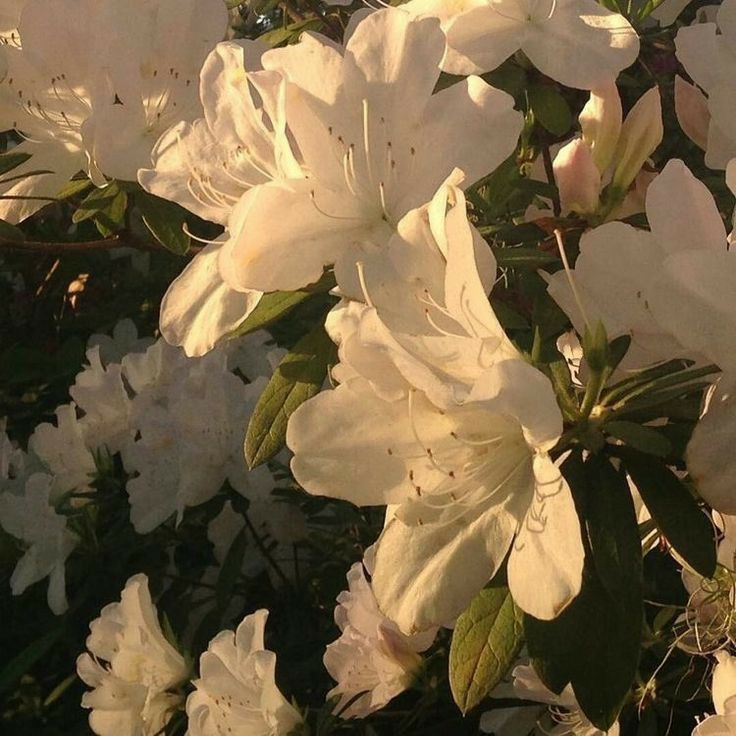
#> input picture flowers.jpg, 736 x 736 px
$ jupyter execute task1.ipynb
#> lines starting #> are read from the running program, lines starting #| are printed output that depends on the picture; after the words box and inside, x2 and y2 are one past the last pixel; in counts of white or black regions, pixels touching at a corner belong together
[cell 1]
import numpy as np
import cv2
import matplotlib.pyplot as plt

[cell 2]
image = cv2.imread('flowers.jpg', 0)
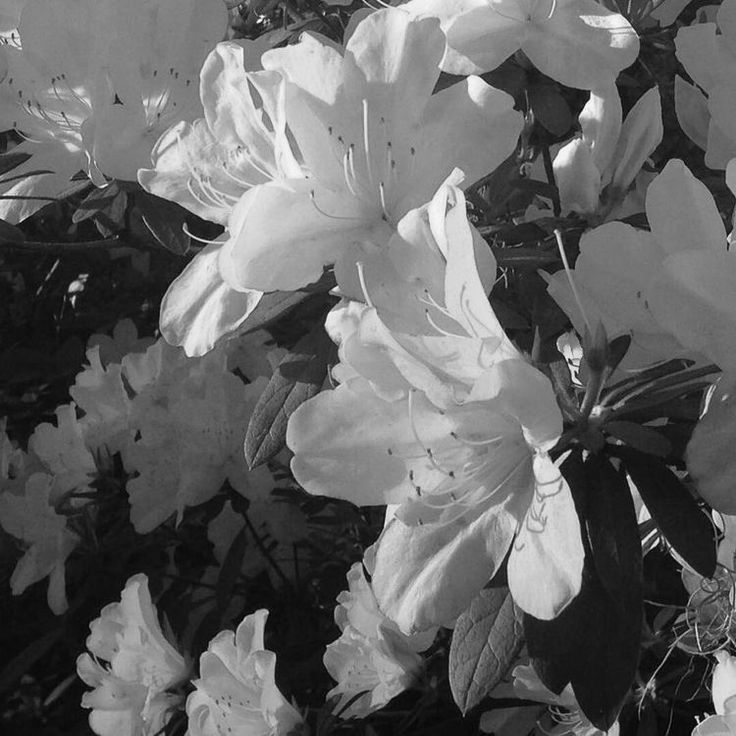
#> image: shape (736, 736); min 0, max 255, mean 100

[cell 3]
plt.imshow(image, cmap='gray')

[cell 4]
histSize = 256
histRange = (0, 256)
accumulate = False

one_hist = cv2.calcHist([image], [0], None, [histSize], histRange, accumulate=accumulate)
#> one_hist = 256 values, max 7555 at index 22, min 0 at index 252, mean 2116

[cell 5]
plt.plot(one_hist)
#> figure, not shown here; curve peaks at x = 22, y = 7555

[cell 6]
def adjust_gamma(image, gamma=1.0):
#> called with gamma = 0.5
    table = np.array([((i / 255.0) ** gamma) * 255 for i in np.arange(0, 256)]).astype("uint8")
    return cv2.LUT(image, table)

gamma_light = adjust_gamma(image, gamma=0.5)
gamma_dark = adjust_gamma(image, gamma=2.0)
#> call 2 of adjust_gamma, with gamma = 2
#> in adjust_gamma (call 2), `return cv2.LUT(image, table)`:
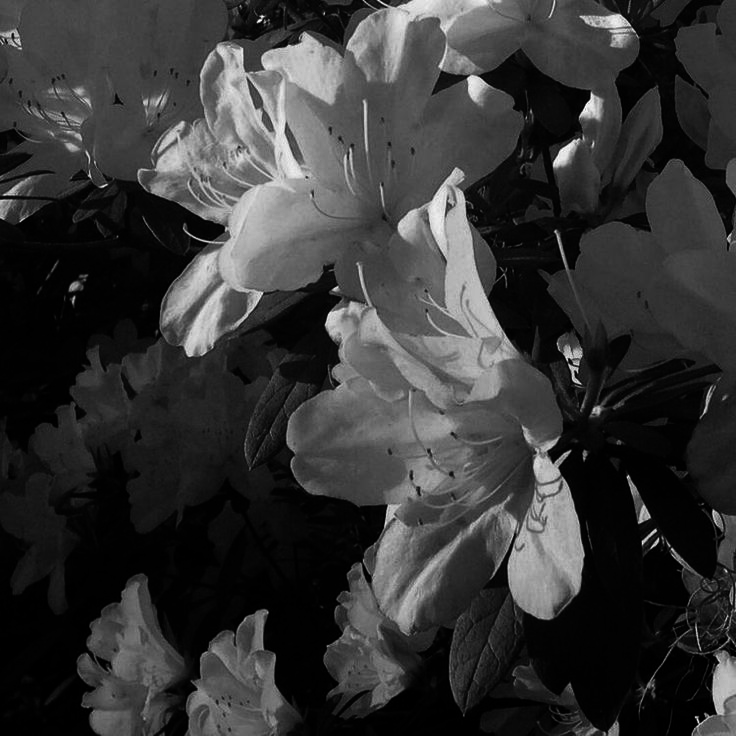
#> returned value: shape (736, 736); min 0, max 255, mean 53.1

plt.figure(figsize=(15, 5))
plt.subplot(1, 3, 1), plt.imshow(image, cmap='gray'), plt.title('Оригинал')
plt.subplot(1, 3, 2), plt.imshow(gamma_light, cmap='gray'), plt.title('Gamma = 0.5 (Светлее)')
plt.subplot(1, 3, 3), plt.imshow(gamma_dark, cmap='gray'), plt.title('Gamma = 2.0 (Темнее)')
plt.show()

[cell 7]
from skimage.metrics import structural_similarity as ssim
from skimage.metrics import mean_squared_error as mse

mse_light = mse(image, gamma_light)
#> mse_light = 2676.8
ssim_light = ssim(image, gamma_light)
#> ssim_light = 0.807

mse_dark = mse(image, gamma_dark)
#> mse_dark = 2488.9
ssim_dark = ssim(image, gamma_dark)
#> ssim_dark = 0.586

print(f"Сравнение с Gamma=0.5: MSE = {mse_light:.2f}, SSIM = {ssim_light:.4f}")
#| Сравнение с Gamma=0.5: MSE = 2676.81, SSIM = 0.8074
print(f"Сравнение с Gamma=2.0: MSE = {mse_dark:.2f}, SSIM = {ssim_dark:.4f}")
#| Сравнение с Gamma=2.0: MSE = 2488.88, SSIM = 0.5864

from skimage.metrics import structural_similarity
(score, diff) = structural_similarity(image, gamma_light, full=True)
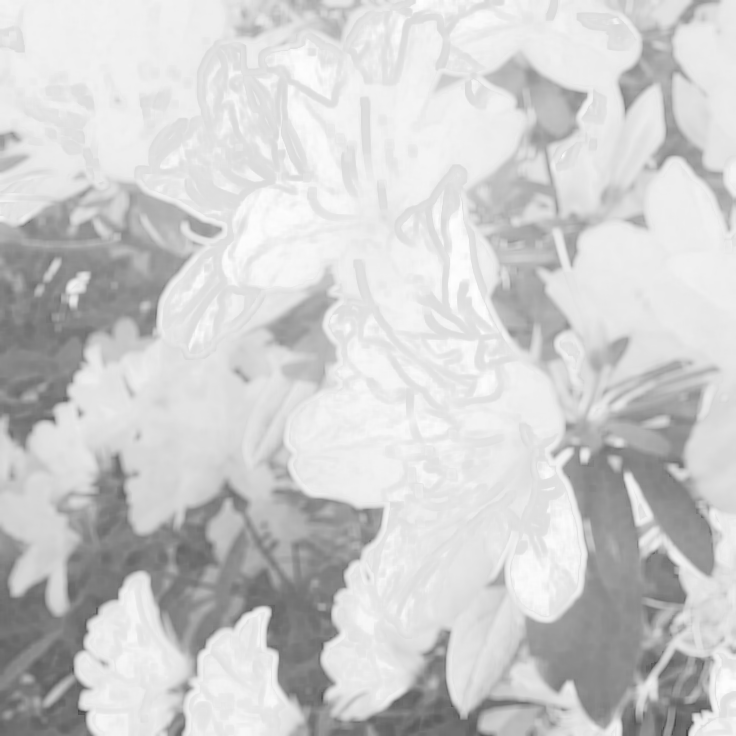
#> diff: shape (736, 736) float64; min 0.268, max 0.998, mean 0.807
#> score = 0.807
diff = (diff * 255).astype("uint8")
plt.imshow(diff, cmap='gray')
plt.title('Карта различий (SSIM)')
plt.show()

[cell 8]
eq_gray = cv2.equalizeHist(image)
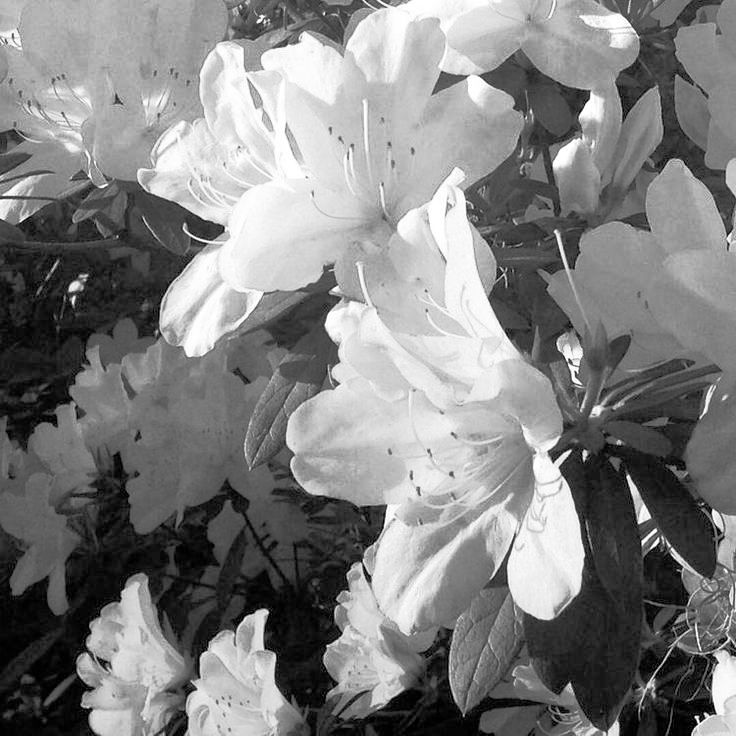
#> eq_gray: shape (736, 736); min 0, max 255, mean 128.2

plt.figure(figsize=(12, 6))
plt.subplot(1, 2, 1), plt.imshow(image, cmap='gray'), plt.title('Оригинал')
plt.subplot(1, 2, 2), plt.imshow(eq_gray, cmap='gray'), plt.title('Эквализация гистограммы')
plt.show()

eq_hist = cv2.calcHist([eq_gray], [0], None, [256], [0, 256])
#> eq_hist = 256 values, max 7555 at index 27, min 0 at index 4, mean 2116
plt.plot(eq_hist)
plt.title('Гистограмма после эквализации')
plt.show()
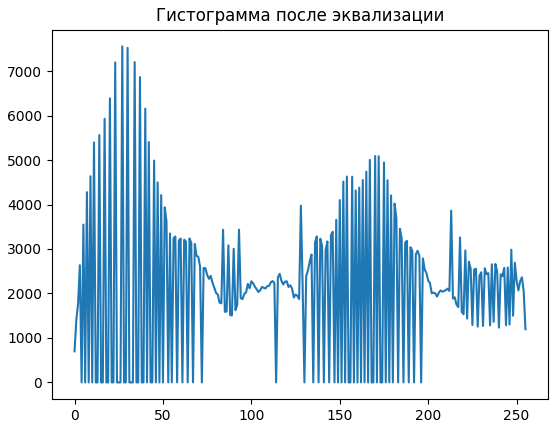
#> figure drawn by matplotlib, 1 panel; curve peaks at x = 27, y = 7555

[cell 9]
ret, thresh_50 = cv2.threshold(image, 50, 255, cv2.THRESH_BINARY)
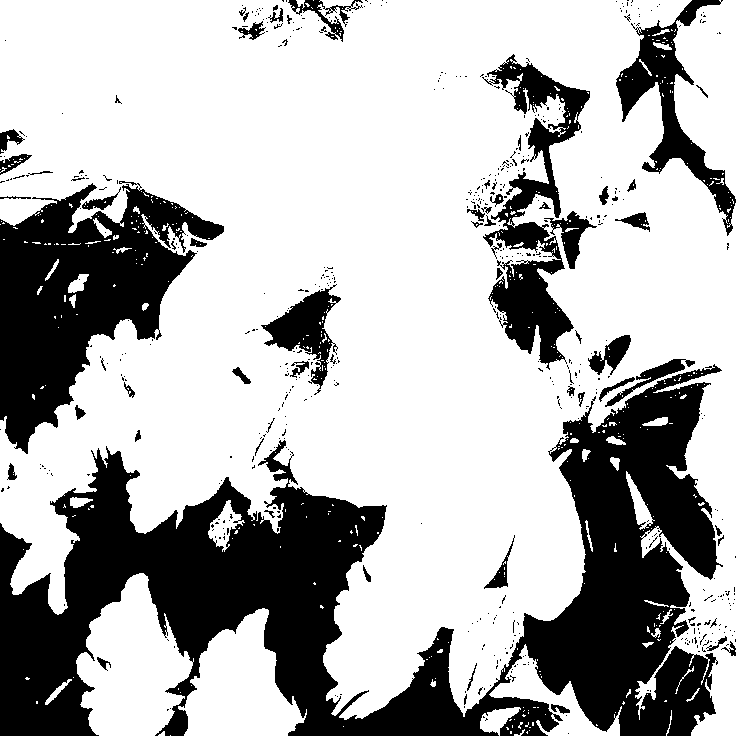
#> thresh_50: shape (736, 736); 69.7% white; 550 black regions (486 under 20 px), largest, box (x1, y1, x2, y2) and area: (0, 364, 723, 736) 105322, (0, 181, 224, 454) 28687, (482, 54, 590, 370) 11258
ret, thresh_127 = cv2.threshold(image, 127, 255, cv2.THRESH_BINARY)
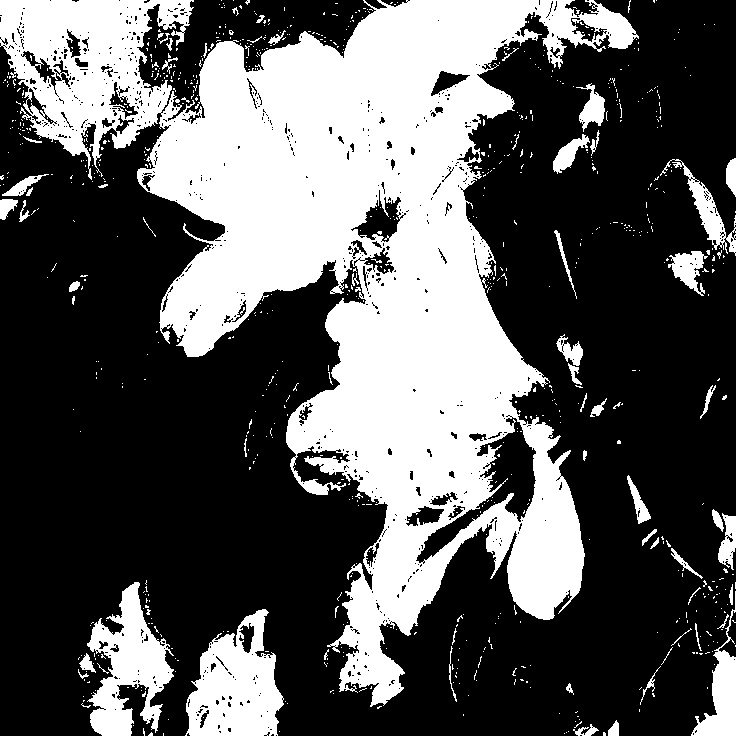
#> thresh_127: shape (736, 736); 35.3% white; 803 white regions (742 under 20 px), largest, box (x1, y1, x2, y2) and area: (0, 0, 639, 707) 163009, (185, 609, 284, 736) 7833, (87, 582, 174, 736) 6621
ret, thresh_200 = cv2.threshold(image, 200, 255, cv2.THRESH_BINARY)
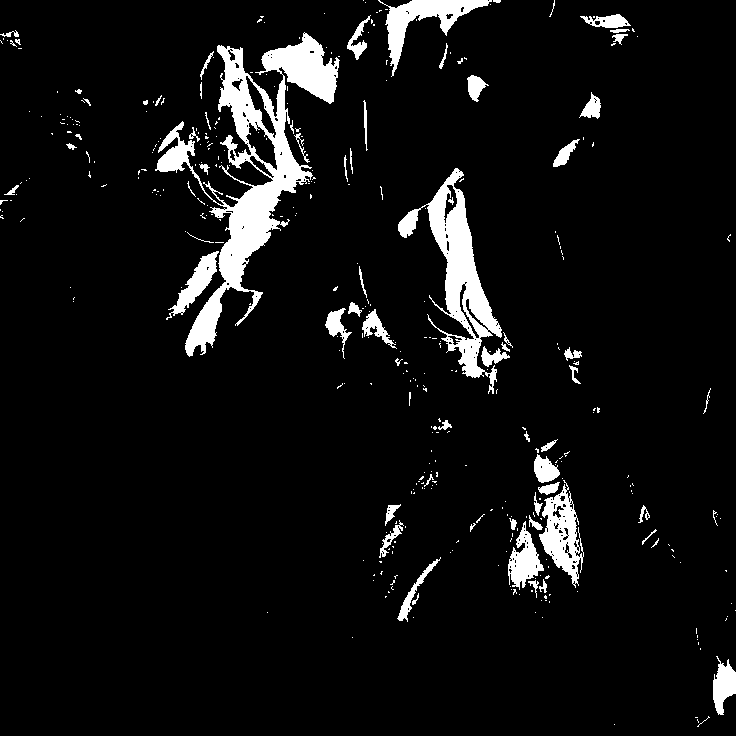
#> thresh_200: shape (736, 736); 6.6% white; 379 white regions (309 under 20 px), largest, box (x1, y1, x2, y2) and area: (155, 32, 340, 357) 13971, (398, 168, 502, 394) 6385, (378, 0, 492, 77) 2339

plt.figure(figsize=(15, 5))
plt.subplot(1, 3, 1), plt.imshow(thresh_50, cmap='gray'), plt.title('Порог = 50')
plt.subplot(1, 3, 2), plt.imshow(thresh_127, cmap='gray'), plt.title('Порог = 127')
plt.subplot(1, 3, 3), plt.imshow(thresh_200, cmap='gray'), plt.title('Порог = 200')
plt.show()

ret, thresh_trunc = cv2.threshold(image, 127, 255, cv2.THRESH_TRUNC)
ret, thresh_tozero = cv2.threshold(image, 127, 255, cv2.THRESH_TOZERO)
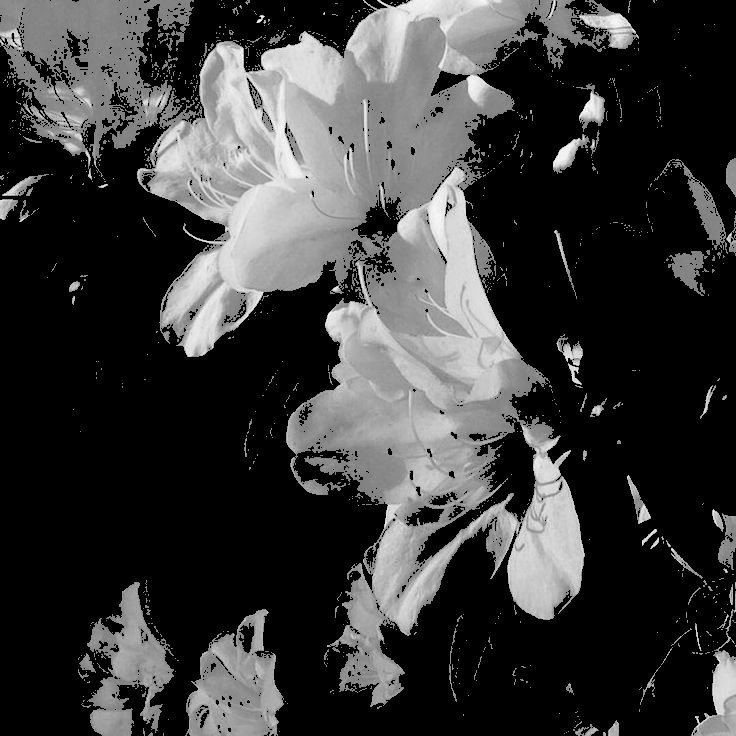
#> thresh_tozero: shape (736, 736); min 0, max 255, mean 58.6

plt.figure(figsize=(12, 6))
plt.subplot(1, 2, 1), plt.imshow(thresh_trunc, cmap='gray'), plt.title('THRESH_TRUNC (Обрезание)')
plt.subplot(1, 2, 2), plt.imshow(thresh_tozero, cmap='gray'), plt.title('THRESH_TOZERO (Обнуление)')
plt.show()

$ run again, with oranges_1.jpg copied over flowers.jpg
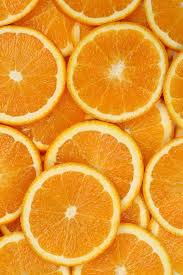
#> input picture oranges_1.jpg, 183 x 275 px
#> one_hist = 256 values, max 1099 at index 149, min 0 at index 0, mean 196.6
#> mse_light = 1655
#> ssim_light = 0.899
#> mse_dark = 3219.4
#> ssim_dark = 0.874
#| Сравнение с Gamma=0.5: MSE = 1654.98, SSIM = 0.8989
#| Сравнение с Gamma=2.0: MSE = 3219.39, SSIM = 0.8739
#> score = 0.899
#> eq_hist = 256 values, max 1099 at index 79, min 0 at index 17, mean 196.6
#> thresh_50: shape (275, 183); 100% white; black in thin lines or dots, all inside (x1, y1, x2, y2) = (0, 24, 167, 234)
#> `ret, thresh_127 = cv2.threshold(image, 127, 255, cv2.THRESH_BINARY)`:
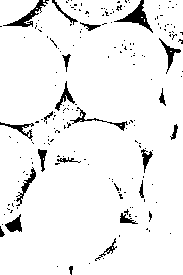
#> thresh_127: shape (275, 183); 94% white; 190 black regions (168 under 20 px), largest, box (x1, y1, x2, y2) and area: (114, 0, 153, 33) 347, (3, 0, 49, 27) 285, (70, 107, 128, 131) 179
#> thresh_200: shape (275, 183); 15.2% white; 51 white regions (21 under 20 px), largest, box (x1, y1, x2, y2) and area: (23, 165, 119, 265) 1582, (48, 123, 141, 205) 1101, (0, 28, 63, 122) 879
#> `ret, thresh_tozero = cv2.threshold(image, 127, 255, cv2.THRESH_TOZERO)`:
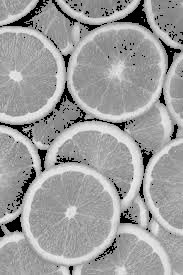
#> thresh_tozero: shape (275, 183); min 0, max 245, mean 157.3
